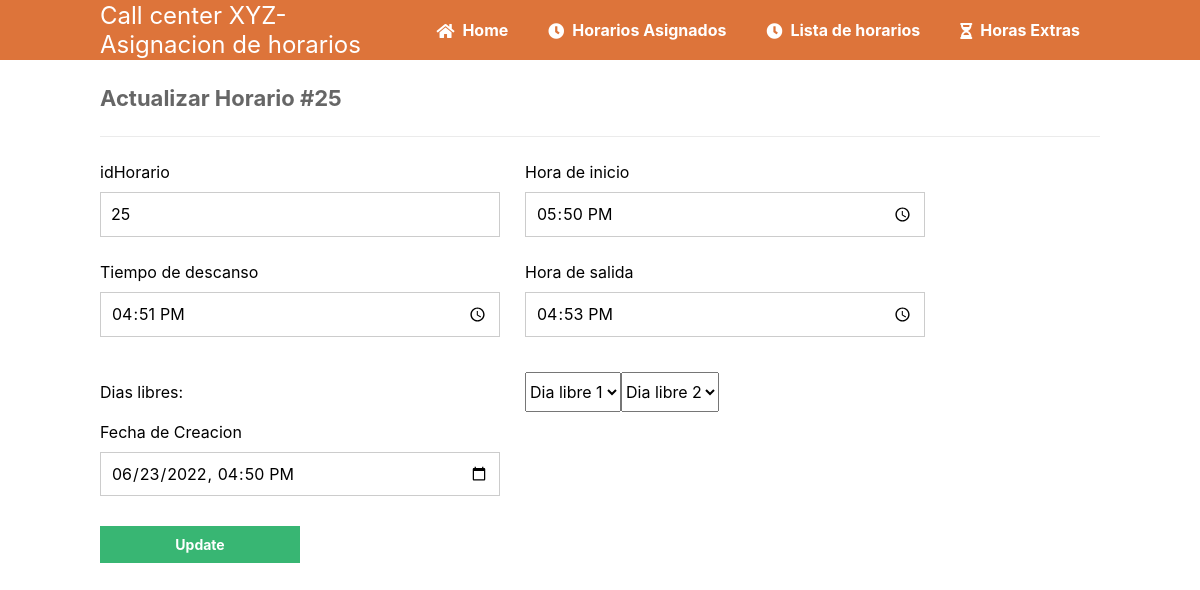
The app's page /update.php?idHorario=25 with its own data.
### tables this page shows
CREATE TABLE `horario` (
  `idHorario` int(20) NOT NULL,
  `hora_inicio` varchar(45) NOT NULL,
  `tiempo_descanso` varchar(45) NOT NULL,
  `hora_final` varchar(45) NOT NULL,
  `dia_libre_1` varchar(45) NOT NULL,
  `dia_libre_2` varchar(45) NOT NULL,
  `fecha_reg` varchar(45) NOT NULL
);

### update.php (the view, shortened to what this page needs)
<?php
include 'functions.php';
$pdo = pdo_connect_mysql();
if (isset($_GET['idHorario'])) {
    $stmt = $pdo->prepare('SELECT * FROM horario WHERE idHorario = ?');
    $stmt->execute([$_GET['idHorario']]);
    $contact = $stmt->fetch(PDO::FETCH_ASSOC);
} else {
    exit('No idHorario specified!');
}
?>
<?=template_header('Read')?>
<div class="content update">
    <h2>Actualizar Horario #<?=$contact['idHorario']?></h2>
    <form action="update.php?idHorario=<?=$contact['idHorario']?>" method="post">
        <label for="idHorario">idHorario</label>
        <label for="hora_inicio">Hora de inicio</label>
        <input type="text" name="idHorario" placeholder="1" value="<?=$contact['idHorario']?>" id="id" readonly>
        <input type="time" name="hora_inicio"  value="<?=$contact['hora_inicio']?>" id="hora_inicio" required>
        <label for="tiempo_descanso">Tiempo de	descanso</label>
        <label for="hora_final">Hora de salida</label>
        <input type="time" name="tiempo_descanso"  value="<?=$contact['tiempo_descanso']?>" id="tiempo_descanso" required>
        <input type="time" name="hora_final" placeholder="2025550143" value="<?=$contact['hora_final']?>" id="hora_final" required>
        <label for="dia_libre_1"></label>
        <label for="fecha_reg"></label>
        <label for="dia_libre_1" >Dias libres:</label >
        <select name="dia_libre_1" id="dia_libre_1" value="<?=$contact['dia_libre_1']?>" required>
            <option value="" disabled selected>Dia libre 1</option>
        </select>
        <select name="dia_libre_2" id="dia_libre_2" value="<?=$contact['dia_libre_2']?>" required>
            <option value="" disabled selected>Dia libre 2</option>
        </select>
        <label for="fecha_reg">Fecha de Creacion</label>
        <label for="fecha_reg"></label>
        <input type="datetime-local" name="fecha_reg" value="<?=date('Y-m-d\TH:i', strtotime($contact['fecha_reg']))?>" id="fecha_reg" required>
        <label for=""></label>
        <input type="submit" value="Update">
    </form>
</div>
<?=template_footer()?>

### style.css (style rules this page uses)
* { box-sizing: border-box; font-family: -apple-system, BlinkMacSystemFont, "segoe ui", roboto, oxygen, ubuntu, cantarell, "fira sans", "droid sans", "helvetica neue", Arial, sans-serif; font-size: 16px; -webkit-font-smoothing: antialiased; -moz-osx-font-smoothing: grayscale; }
body { background-color: #FFFFFF; margin: 0; }
.content { width: 1000px; margin: 0 auto; }
.content h2 { margin: 0; padding: 25px 0; font-size: 22px; border-bottom: 1px solid #ebebeb; color: #666666; }
.update form { padding: 15px 0; display: flex; flex-flow: wrap; }
.update form label { display: inline-flex; width: 400px; padding: 10px 0; margin-right: 25px; }
.update form input { padding: 10px; width: 400px; margin-right: 25px; margin-bottom: 15px; border: 1px solid #cccccc; }
.update form input[type="submit"] { display: block; background-color: #38b673; border: 0; font-weight: bold; font-size: 14px; color: #FFFFFF; cursor: pointer; width: 200px; margin-top: 15px; }

### records on screen
horario: idHorario "25", hora_inicio "17:50", tiempo_descanso "16:51", hora_final "16:53", fecha_reg "06/23/2022 16:50"
